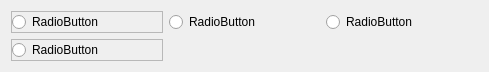
                     <widget class="QWidget" name="scrollAreaWidgetContents_7">
                      <property name="geometry">
                       <rect>
                        <x>0</x>
                        <y>0</y>
                        <width>489</width>
                        <height>68</height>
                       </rect>
                      </property>
                      <layout class="QGridLayout" name="gridLayout_10">
                       <item row="1" column="0">
                        <widget class="QFrame" name="frame_21">
                         <property name="frameShape">
                          <enum>QFrame::Shape::StyledPanel</enum>
                         </property>
                         <property name="frameShadow">
                          <enum>QFrame::Shadow::Raised</enum>
                         </property>
                         <layout class="QHBoxLayout" name="horizontalLayout_43">
                          <property name="leftMargin">
                           <number>0</number>
                          </property>
                          <property name="topMargin">
                           <number>0</number>
                          </property>
                          <property name="rightMargin">
                           <number>0</number>
                          </property>
                          <property name="bottomMargin">
                           <number>0</number>
                          </property>
                          <item>
                           <widget class="QRadioButton" name="radioButton_33">
                            <property name="text">
                             <string>RadioButton</string>
                            </property>
                           </widget>
                          </item>
                         </layout>
                        </widget>
                       </item>
                       <item row="0" column="1">
                        <widget class="QRadioButton" name="radioButton_34">
                         <property name="text">
                          <string>RadioButton</string>
                         </property>
                        </widget>
                       </item>
                       <item row="0" column="0">
                        <widget class="QFrame" name="frame_22">
                         <property name="frameShape">
                          <enum>QFrame::Shape::StyledPanel</enum>
                         </property>
                         <property name="frameShadow">
                          <enum>QFrame::Shadow::Raised</enum>
                         </property>
                         <layout class="QHBoxLayout" name="horizontalLayout_44">
                          <property name="leftMargin">
                           <number>0</number>
                          </property>
                          <property name="topMargin">
                           <number>0</number>
                          </property>
                          <property name="rightMargin">
                           <number>0</number>
                          </property>
                          <property name="bottomMargin">
                           <number>0</number>
                          </property>
                          <item>
                           <widget class="QRadioButton" name="radioButton_35">
                            <property name="text">
                             <string>RadioButton</string>
                            </property>
                           </widget>
                          </item>
                         </layout>
                        </widget>
                       </item>
                       <item row="0" column="2">
                        <widget class="QRadioButton" name="radioButton_36">
                         <property name="text">
                          <string>RadioButton</string>
                         </property>
                        </widget>
                       </item>
                      </layout>
                     </widget>
